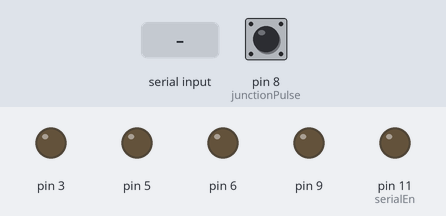
This sketch was run on a simulated Arduino Uno, built with avr-gcc and run on an emulated ATmega328P. Shown: output pins drawn as LEDs (lit = HIGH). Inputs (shaded band) come from the test bench; at power-on: pin 8 (junctionPulse) LOW.

Above: at 1.2 s.
1.3 s: "X" received over the second serial link
At 1.9 s:
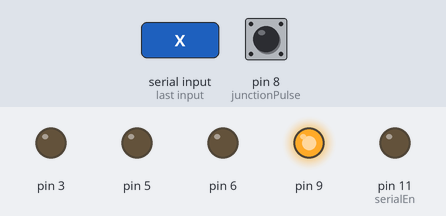
2.8 s: "S" received over the second serial link
At 4.0 s:
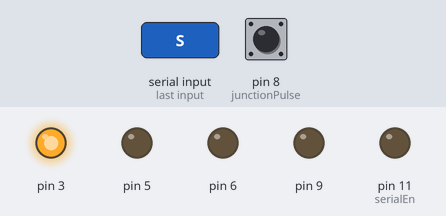
4.3 s: "T" received over the second serial link
At 5.4 s:
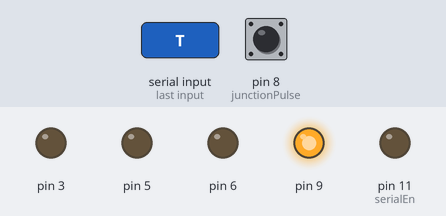
5.8 s: "B" received over the second serial link
At 6.5 s:
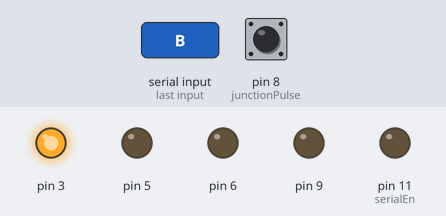
Timing chart, 0 to 8.3 s (numbered marks = the images above; inputs shaded):
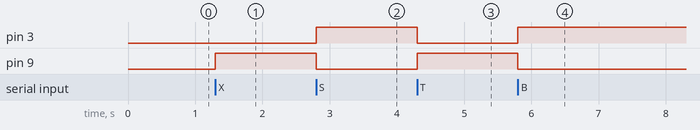

Measured:
- after the input at 1.3 s, pin 9: LOW → HIGH at once
- after the input at 2.8 s, pin 3: LOW → HIGH at once; pin 9: HIGH → LOW at once
- after the input at 4.3 s, pin 3: HIGH → LOW at once; pin 9: LOW → HIGH at once
- after the input at 5.8 s, pin 3: LOW → HIGH at once; pin 9: HIGH → LOW at once

The sketch:

Mk_8_stable.ino
```cpp
#include <SoftwareSerial.h>

SoftwareSerial mySerial(13, 12); // RX, T
const byte serialEn = 11;        // Connect UART output enable of LSA08 to pin 2
const byte junctionPulse = 8;    // Connect JPULSE of LSA08 to pin 4
char address = 0x01;    // UART address as 0x01

unsigned int junctionCount = 0;

//PID values
float kp = 9;   //9
float kd = 180; //180
float ki = 0.11; //0.1
const int sum_resolution = 130 ; //100 to 150
const int base_speed = 150;
const int max_speed = 255; const int high_speed_mod = 150;
const int setpoint = 35;
int error ;
int lasterror = 0;
int error_sum = 0;

void setup() {
  pinMode(serialEn,OUTPUT);   // Setting serialEn as digital output pin
  pinMode(junctionPulse,INPUT);   // Setting junctionPulse as digital input pin

  //Motors
  pinMode(3,OUTPUT);
  pinMode(5,OUTPUT);
  pinMode(6,OUTPUT);
  pinMode(9,OUTPUT);

  // Setting initial condition of serialEn pin to HIGH
  digitalWrite(serialEn,HIGH);

  // Open serial communications and wait for port to open:
  Serial.begin(115200);

  // set the data rate for the SoftwareSerial port
  mySerial.begin(57600); //38400
  mySerial.flush();   // Clear serial buffer

  digitalWrite(serialEn,LOW);

  clearJunction();
  //delay(3000);
  //sendCommand('C',0);
  sendCommand('D',2);
}

void loop() { // run over and over
  linefollowing();
}

void linefollowing(){
  //Line extraction
  byte positionVal = 0;   // Declare a psition variable to store incomin
  digitalWrite(5,LOW);digitalWrite(6,LOW);
  while(mySerial.available() <= 0);   // Wait for data to be available
  positionVal = mySerial.read();    // Read incoming data and store in dummy

  // If no line is detected, stay at the position
  if(positionVal == 255) {
    analogWrite(9,0);
    analogWrite(3,0);
  }
  else{
  if(digitalRead(junctionPulse)) {
    sendCommand('D',1);
    byte positionVal = 0;
    for(int i=0;i<3;i++){  // Declare a psition variable to store incomin
    while(mySerial.available() <= 0);   // Wait for data to be available
    positionVal = mySerial.read();    // Read incoming data and store in dummy
    }
    while(mySerial.available() <= 0);   // Wait for data to be available
    positionVal = mySerial.read();    // Read incoming data and store in dummy

    if((positionVal==248 || positionVal==240 || positionVal==224)){  //RIGHT 252
          digitalWrite(3,LOW);
          analogWrite(5,base_speed);
          digitalWrite(6,LOW);
          analogWrite(9,base_speed);
        }
    else if((positionVal==7 || positionVal==15 || positionVal==31)){  //LEFT
          analogWrite(3,base_speed);
          digitalWrite(5,LOW);
          analogWrite(6,base_speed);
          digitalWrite(9,LOW);
        }
    delay(300);
    sendCommand('D',2);
    positionVal = 0;
    for(int i=0;i<3;i++){  // Declare a psition variable to store incomin
    while(mySerial.available() <= 0);   // Wait for data to be available
    positionVal = mySerial.read();    // Read incoming data and store in dummy
    }
    digitalWrite(3,LOW);
    digitalWrite(5,LOW);
    digitalWrite(6,LOW);
    digitalWrite(9,LOW);
  }
  else{

  //PID following
  float error = setpoint - positionVal;
  int motor_speed_1 = base_speed - (error*kp) - (kd*(error - lasterror)) - (ki*error_sum);
  int motor_speed_2 = base_speed + (error*kp) + (kd*(error - lasterror)) + (ki*error_sum);
  lasterror = error;
  error_sum = error + error_sum;
  if(error_sum > sum_resolution){
    error_sum = sum_resolution;
  }
  else if(error_sum < -sum_resolution){
    error_sum = -sum_resolution;
  }

  //motor write
  if(motor_speed_1 < 0){
    motor_speed_1 = 0;
  }
  if(motor_speed_1 > max_speed){
    motor_speed_1 = max_speed;
  }
  if(motor_speed_2 < 0){
    motor_speed_2 = 0;
  }
  if(motor_speed_2 > max_speed){
    motor_speed_2 = max_speed;
  }
  //highSpeed mod
  if(motor_speed_1 == motor_speed_2){
    motor_speed_1 = motor_speed_2 = high_speed_mod;
  }

    analogWrite(9, motor_speed_1); //Serial.print(motor_speed_1); Serial.print("    ");
    analogWrite(3, motor_speed_2); //Serial.println(motor_speed_2);
  }
  }
}


/*
 * Function to send command to LSA08 in 4 continuous bytes.
 * LSA08 will reply with "OK" for every successful command sent.
 * However, reading the reply is optional, and thus not showing here.
 */
void sendCommand(char command, char data) {

  char checksum = address + command + data;

  mySerial.print(address);
  mySerial.print(command);
  mySerial.print(data);
  mySerial.print(checksum);

}
void commands(char command, char data){

  if(command == 'X'){
  // Clear internal junction count of LSA08
  command = 'X';
  data = 0x00;
  sendCommand(command,data);
  }

  else if(command == 'S'){
  // Setting LCD contrast to 90
  command = 'S';
  sendCommand(command,data);
  }

  else if(command == 'B'){
  // Setting LCD backlight to level 5
  command = 'B';
  data = 0x0 + data;
  sendCommand(command,data);
  }

  else if(command == 'J'){
  // Setting junction width to 6
  command = 'J';
  data = 0x0 + data;
  sendCommand(command,data);
  }

  else if(command == 'T'){
  // Setting threshold value default : 1
  command = 'T';
  data = 0x0 + data;
  sendCommand(command,data);
  }

  else if(command == 'L'){
  // Setting line mode to Dark-On default : 2
  command = 'L';
  data = 0x0 + data;
  sendCommand(command,data);
  }

  else if(command == 'D'){
  // Setting UART ouput to mode Default : 2
  command = 'D';
  data = 0x0 + data;
  sendCommand(command,data);
  }

  else if(command == 'C'){
  // Start calibration
  command = 'C';
  data = 0x00;
  sendCommand(command,data);
  }
}
// Function to retrieve junction count from LSA08
int getJunction() {
  char address = 0x01;
  char command = 'X';
  char data = 0x01;
  char checksum = address + command + data;

  mySerial.write(address);
  mySerial.write(command);
  mySerial.write(data);
  mySerial.write(checksum);

  while(mySerial.available() <= 0);
  return (int(mySerial.read()));
}
// Function to clear internal junction counter of LSA08
void clearJunction() {
  char address = 0x01;
  char command = 'X';
  char data = 0x00;
  char checksum = address + command + data;

  mySerial.write(address);
  mySerial.write(command);
  mySerial.write(data);
  mySerial.write(checksum);
}
```
